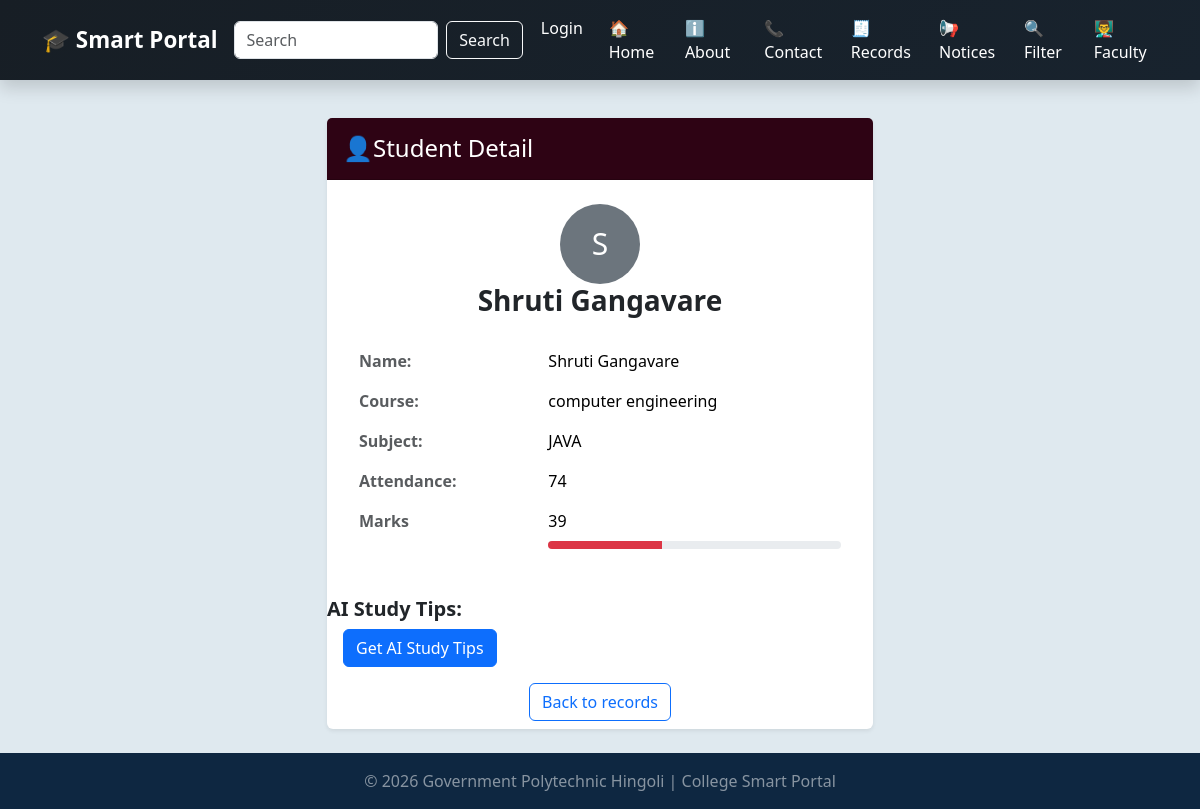
Page /students/7 on the earlier database version.
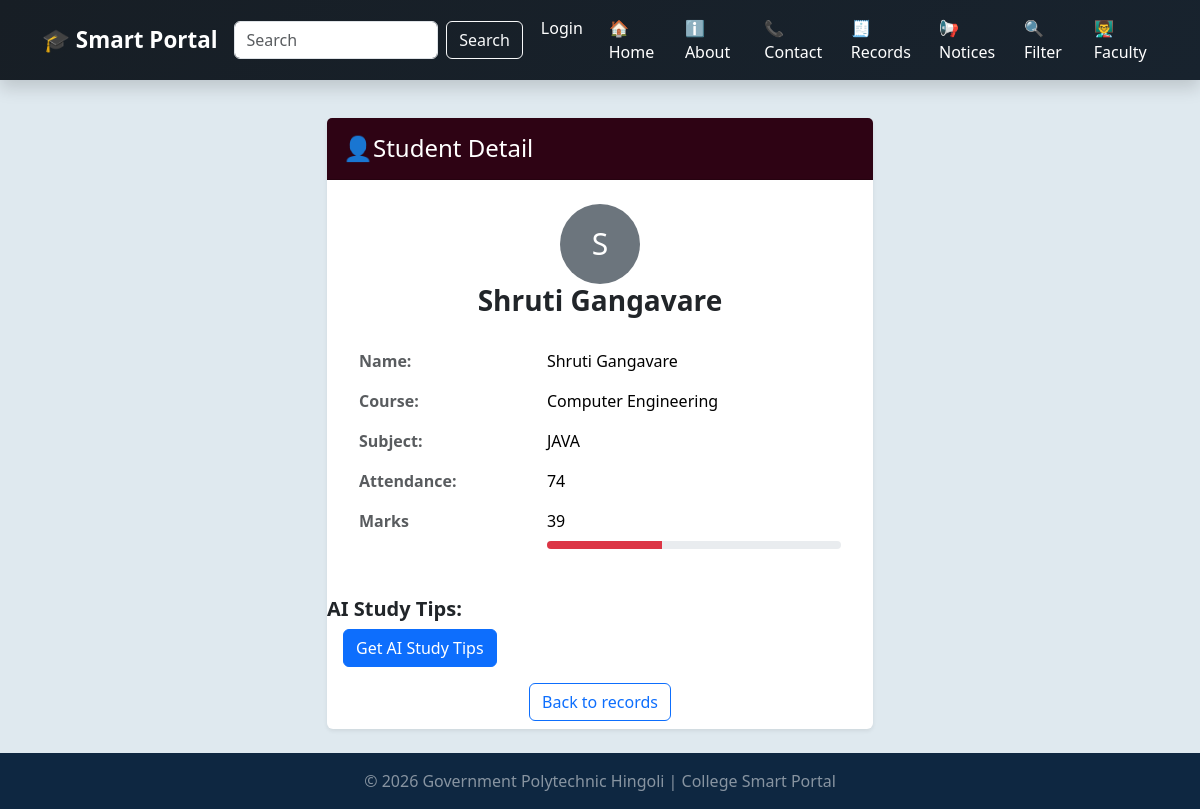
Same page on the later database version.
### tables this page shows
CREATE TABLE students(
                id INTEGER PRIMARY KEY AUTOINCREMENT,
                 name TEXT NOT NULL,
                 roll INTEGER NOT NULL,
                 course TEXT NOT NULL,
                 subject TEXT NOT NULL,
                 marks INTEGER NOT NULL,
                 attendance INTEGER DEFAULT 0
                 );

### app2.py (the view)
@app.route('/students/<int:id>')
def student_detail(id):
    conn=get_db()
    student = conn.execute('SELECT*FROM students WHERE id=?',(id,)).fetchone()
    conn.close()
    if student is None:
        flash("Student not found ","danger")
        return redirect(url_for("records"))
    return render_template("detail.html",student=student)

### database.py (called while the page is built)
def get_db():
   conn=sqlite3.connect(DB_PATH)
   conn.row_factory= sqlite3.Row
   return conn

### templates/detail.html
{% extends "base.html" %}
{% block content %}
<div class="row justify-content-center">
    <div class="col-md-6">
         <div class="card shadow-sm mb-4">
            <div class="card-header py-3"
            style="background-color : #2e0314;">
            <h4 class="mb-0 text-white"> 👤Student Detail</h4>
        </div>
        <div class="card-body p-4">
            <div class="text-center mb-4">
                <div class="avtar rounded-circle bg-secondary text-white
                d-inline-flex align-items-center justify-content-center"
                style="width: 80px; height: 80px; font-size: 30px;">
                {{student['name'][0]|upper }}
                </div>
         <h3 class="fw-bold">{{ student['name'] }}</h3>
        </div>
        <table class="table table-borderless">
            <tr>
                <th class="text-muted fw-bold"> Name:</th>
                <td>{{ student['name']}}</td>
            </tr>
            <tr>
                <th class="text-muted fw-bold">Course:</th>
                <td>{{ student['course']}}
            </tr>
            <tr>
                <th class="text-muted fw-bold">Subject:</th>
                <td>{{ student['subject']}}</td>
            </tr>
            <tr>
                <th class="text-muted fw-bold">Attendance:</th>
                <td>{{ student['attendance']}}</td>
            </tr>
            <tr>
                <td class="text-muted fw-bold">Marks</td>
                <td>{{ student['marks']}}
                 <div  class="progress mt-2"style="height:8px;">
                    <div class ="progress-bar
                    {% if student['marks'] >=85 %}bg-success
                    {% elif student['marks'] >=75 %}bg-primary
                    {% elif student['marks'] >=60 %}bg-warning
                    {% else %}bg-danger{% endif %}"
                    style="width : {{ student['marks']}}%;">
                    </div>
                 </div>
                </td>
            </tr>
            </table>
         </div>
                <div class="mb-3">
                        <h5 class="fw-bold">AI Study Tips:</h5>
                        {% if tip %}
                        <div class ="alert alert-info">{{ tip }}</div>
                        {% else %}
                        <a href="{{url_for('get_ai_tip', id=student['id'])}}" class="btn btn-primary ms-3">Get AI Study Tips</a>
                        {% endif %}
                </div>
                <div class="text-center mb-2">
                            <a href="{{url_for('records')}}" class="btn btn-outline-primary">
                            Back to records
                            </a>
                </div>
    </div>
</div>
{% endblock %}

Differences in the rows shown:
changed students "Shruti Gangavare": course "computer engineering" → "Computer Engineering"
